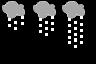

This game map was drawn from its Tiled (.tmx) file and the tilesets committed beside it. A one-line description and the full map source follow:
An orthogonal 12x8 tile map with 8x8 px tiles, 1 tile layer (Tile Layer 1).

<map version="1.0" orientation="orthogonal" renderorder="right-down" width="12" height="8" tilewidth="8" tileheight="8" nextobjectid="1">
 <tileset firstgid="1" name="snow_clouds" tilewidth="8" tileheight="8" tilecount="96" columns="12">
  <image source="snow_clouds.png" width="96" height="64" />
 </tileset>
 <layer name="Tile Layer 1" width="12" height="8">
  <data encoding="csv">
1,2,3,4,5,6,7,8,9,10,11,0,
13,14,15,16,17,18,19,20,21,22,23,0,
25,26,27,28,29,30,31,32,33,34,35,0,
37,38,39,40,41,42,43,44,45,46,47,0,
49,50,51,52,53,54,55,56,57,58,59,0,
61,62,63,64,65,66,67,68,69,70,71,0,
0,0,0,0,0,0,0,0,0,0,0,0,
0,0,0,0,0,0,0,0,0,0,0,0
</data>
 </layer>
</map>
